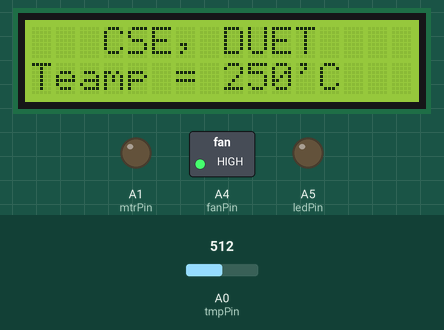
The sketch below on a simulated Arduino Uno, built with avr-gcc and run on an emulated ATmega328P. Parts: 16×2 character LCD, switched loads named in the sketch (green lamp = pin HIGH), output pins drawn as LEDs (lit = HIGH). Inputs (shaded band) come from the test bench; at power-on: A0 (tmpPin) = 512. What the sketch prints to the serial monitor is not drawn.

Above: at 1.2 s.
1.3 s: A0 (tmpPin) set to 37
At 2.7 s:
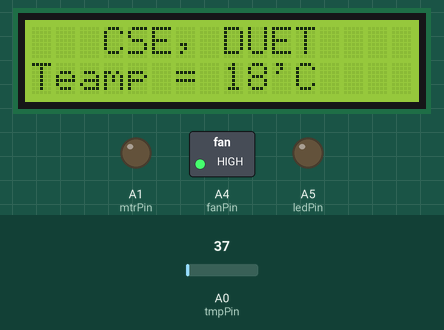
4.1 s: A0 (tmpPin) set to 28
At 7.2 s:
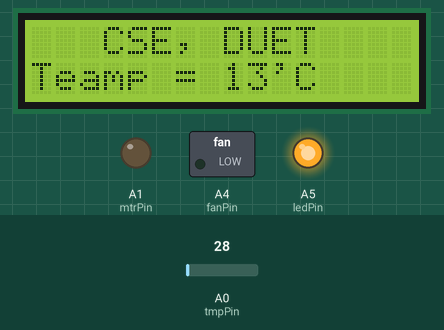
7.5 s: A0 (tmpPin) set to 122
At 12.5 s:
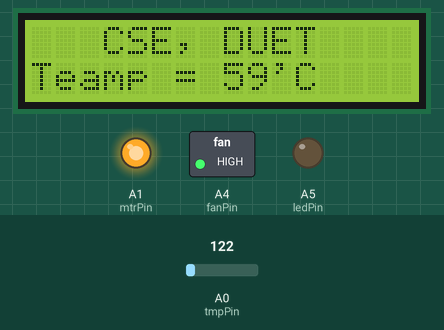
Timing chart, 0 to 16.6 s (numbered marks = the images above; inputs shaded):
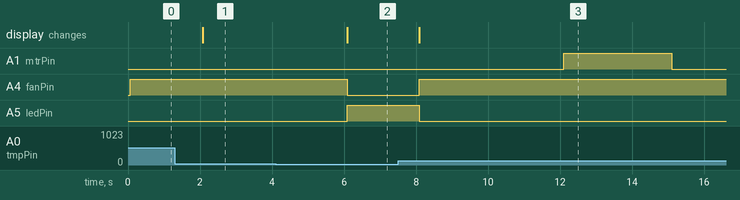

Measured:
- the behaviour switches between 33 and 32 on A0 (tmpPin) (found by bisection; images 1 and 2)
- after the input at 1.3 s, the display: changes after 0.78 s (image 1)
- after the input at 4.1 s, A4 (fanPin): HIGH → LOW after 2.0 s; A5 (ledPin): LOW → HIGH after 2.0 s; the display: changes after 2.0 s (image 2)
- after the input at 7.5 s, A4 (fanPin): LOW → HIGH after 0.59 s; A5 (ledPin): HIGH → LOW after 0.59 s; the display: changes after 0.59 s (image 3)

The sketch:

Poultry_farm.ino
```cpp
// include the library code:
#include <LiquidCrystal.h>

// initialize the library by associating any needed LCD interface pin
// with the arduino pin number it is connected to
const int rs = 12, en = 11, d4 = 5, d5 = 4, d6 = 3, d7 = 2;
const int ledPin = A5, fanPin = A4, tmpPin = A0, mtrPin = A1;
LiquidCrystal lcd(rs, en, d4, d5, d6, d7);
unsigned long crntTime, preTime;
int cel;

void setup() {
  // set up the LCD's number of columns and rows:
  lcd.begin(16, 2);
  pinMode(ledPin,OUTPUT);
  pinMode(fanPin,OUTPUT);
  pinMode(tmpPin,INPUT);
  pinMode(mtrPin,OUTPUT);
  preTime = millis();
  Serial.begin(9600);
}

void loop() {

  //Tempature sensor reading code
  int tmp = analogRead(tmpPin);
  float mv = ( tmp/1024.0)*5000;
  cel = mv/10;
  Serial.print("TEMPRATURE = ");
  Serial.println(cel);/// just for show data in serial monitor

  if(cel > 15){
    digitalWrite(ledPin,LOW);
    if(cel > 20)
      analogWrite(fanPin,800);
    else if(cel > 25)
      analogWrite(fanPin, 1000);
    else
      analogWrite(fanPin, 500);
  }
  else{
    digitalWrite(ledPin,HIGH);
    analogWrite(fanPin,LOW);
  }

//time calculation for auto food servicing
  crntTime = millis();
  if(crntTime - preTime > 12000){
    analogWrite(mtrPin, 1000);
    delay(1000);
    preTime = crntTime;
  }
  else
    analogWrite(mtrPin, LOW);

    lcd.clear();
    Display();
    delay(2000);
}


void Display(){

  // set the cursor to (0,0):
  lcd.setCursor(0, 0);
 // lcd.autoscroll(); // set the display to automatically scroll:
  lcd.print("   CSE, DUET");

  // set the cursor to (16,1):
  lcd.setCursor(0, 1);
  lcd.noAutoscroll();
  lcd.print("Teamp = ");
  lcd.print(cel);
  lcd.print("'C");
}
```
